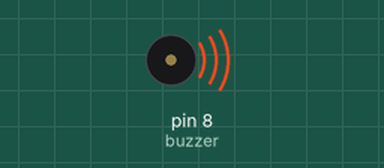
This sketch was run on a simulated Arduino Uno, built with avr-gcc and run on an emulated ATmega328P. On the bench: buzzer (waves = sounding).

Above: at 0.1 s.
Timing chart, 0 to 40.0 s (numbered marks = the images above):
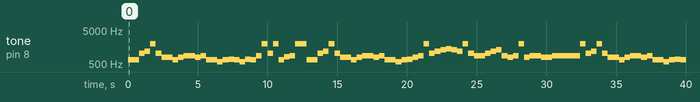

Measured:
- by itself, tone on pin 8 (buzzer): plays 659 Hz for 0.80 s, 1047 Hz for 0.40 s, 1175 Hz for 0.40 s, 1976 Hz for 0.40 s, 1047 Hz for 0.40 s, 784 Hz for 0.80 s … (81 notes in this stretch)

The sketch:

sketch_sep16a.ino
```cpp
#define M1 523
#define M2 587
#define M3 659
#define M4 698
#define M5 784
#define M5S 830
#define M6 880
#define M7 1976


#define H1 1047
#define H2 1175
#define H3 1319
#define H4 1397
#define H5 1568
#define H6 1760
#define H7 1976

#define HH1 2093

#define beat 400
int buzzer = 8;

int First_Para[] = {M3,M3,M3,H1,H2,M7,H1,M5,M3,M5,M6,M6,M5,M6,M3,M2,M3,M4,M3,M2,M4,M3,M6,M7,H1,M7,M3,M5S,M6,M7,M3,M3,H1,H2,M7,H1,M5,M3,M5,M6,M6,M5,M6,M3,M2,M3,M4,M5,M6,M7,H1,H2,H3,H4,H3,H2,M7,H1,M6};
double First_Para_Time[] = {0.67,0.67,0.67,1,1,1,1,2,1,1,1,1,1,1,2,1,1,1,1,1,1,1,1,1,1,1,1,1,1,2,1,1,1,1,1,1,2,1,1,1,1,1,1,2,1,1,1,1,1,1,1,1,1,1,1,1,1,1,2};
int First_pace;

int Second_Para[] = {H1,H2,H3,M6,M5,M6,M7,M5, M6,M5,M6,M6,  M6,M7,H1,H2,M7,H1,M5,  M3,M5,M6,M5,M6,M3,  M2,M3,M4,M3,M2,M4,M3,M6,  M7,H1,M7,M3,M5S,M6,M7,  M3,M3,H1,H2,M7,H1,M5,  M3,M5,M6,M5,M6,M3,  M2,M3,M4,M5,M6,M7,H1,H2,  H3,H4,H3,H2,M7,H1,M6,  M6,M6,M6,M6};
double Second_Para_Time[] = {1,1,1,1,1,1,1,1,  2,2,2,2,  1,1,1,1,1,1,2,  1,1,2,1,1,2,  1,1,1,1,1,1,1,1,  1,1,1,1,1,1,2,  1,1,1,1,1,1,2,  1,1,2,1,1,2,  1,1,1,1,1,1,1,1,  1,1,1,1,1,1,2,  2,2,2,2};
int Second_pace;

int Third_Para[] = {M6,H2,H2,H2,H3,  H4,H6,H5,H2,H3,H4,  H3,H3,H4,H5,H4,H3,H2,  H1,H1,H1,M6,M5,  M6,0,M6,M6,  H2,M7,M7,H1,M7,M6,M5S,M6,  M5S,M6,H1,H3,  H3,H3,H3,H1,H2};
double Third_Para_Time[] = {2,2,2,1,1,  1,1,2,1,1,2,  2,1,1,1,1,1,1,  2,2,2,1,1,  3,1,1,3, 1.5,0.5,1,1,1,1,1,1,  2,2,2,2,  2,2,2,1,1};
int Third_pace;

int Fourth_Para[] = {H3,H6,H5,H3,H5,  H4,H5,H4,H3,H2,H3,H1,M5,  M4,M5,M6,M4,M3,M6,M7,H1,  M6,M7,M1,H3,H2,H2,  H1,H2,H3,H6,H5,  H6,H7,HH1,H6,H5,H3,H5,  H3,H3,M6,M7,H1,  H3,H3,H6,H6,H7,  HH1,HH1,H7,H7,  H6,H6,H6,H6};
double Fourth_Para_Time[] = {2,2,2,1,1,  0.67,0.67,0.67,1,1,1,1,2,  1,1,1,1,1,1,1,1,  1,1,1,1,2,2,  1,1,2,2,2,  1,1,1,1,1,1,1,1,  1,3,1,1,2,  2,2,1,1,2,  2,2,2,2, 2,2,2,2};
int Fourth_pace;

void setup()
{
  pinMode(buzzer, OUTPUT);
  First_pace = sizeof(First_Para) / sizeof(int);
  Second_pace = sizeof(Second_Para) / sizeof(int);
  Third_pace = sizeof(Third_Para) / sizeof(int);
  Fourth_pace = sizeof(Fourth_Para) / sizeof(int);
}

void loop()
{
  int i;
  for(i = 0; i < First_pace; i++)
  {
    tone(buzzer, First_Para[i]);
    delay(First_Para_Time[i]*beat);
    noTone(buzzer);
  }
  for(i = 0; i < Second_pace; i++)
  {
    tone(buzzer, Second_Para[i]);
    delay(Second_Para_Time[i]*beat);
    noTone(buzzer);
  }
  for(i = 0; i < Third_pace; i++)
  {
    tone(buzzer, Third_Para[i]);
    delay(Third_Para_Time[i]*beat);
    noTone(buzzer);
  }
  for(i = 0; i < Fourth_pace; i++)
  {
    tone(buzzer, Fourth_Para[i]);
    delay(Fourth_Para_Time[i]*beat);
    noTone(buzzer);
  }
  delay(1000);
}
```
